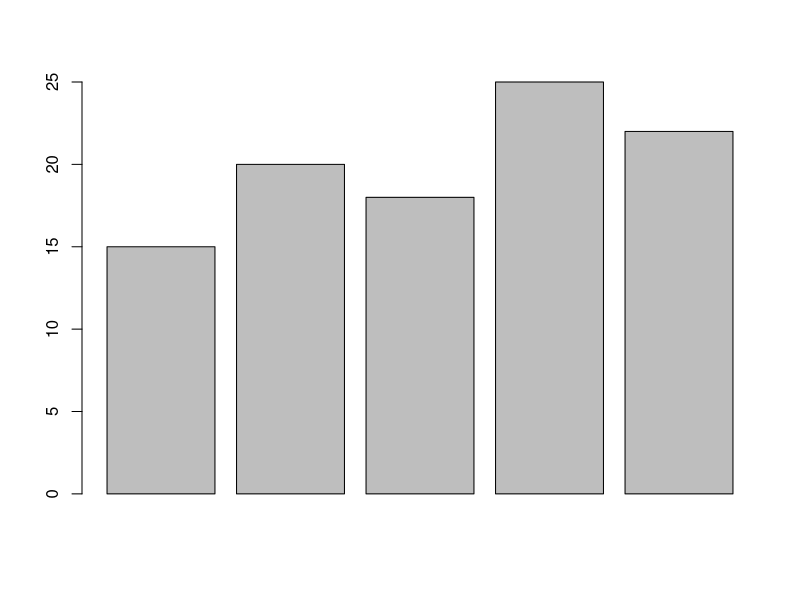
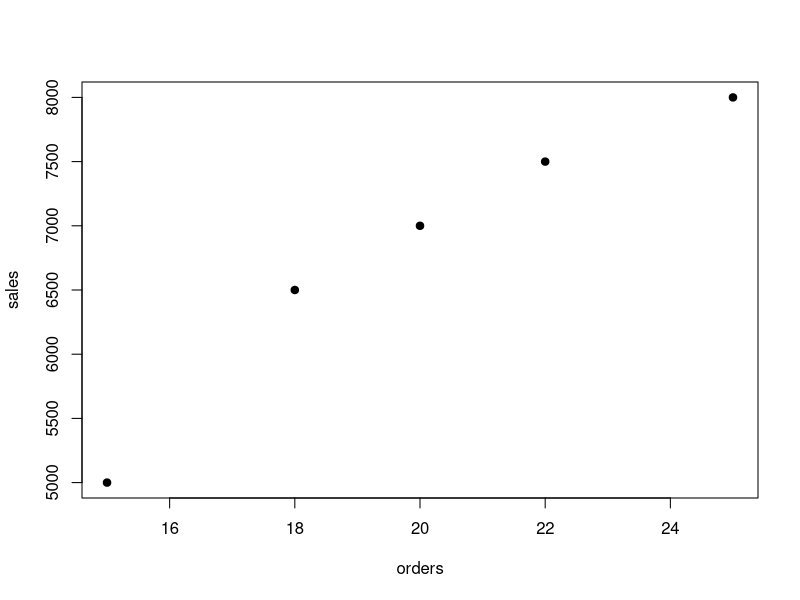
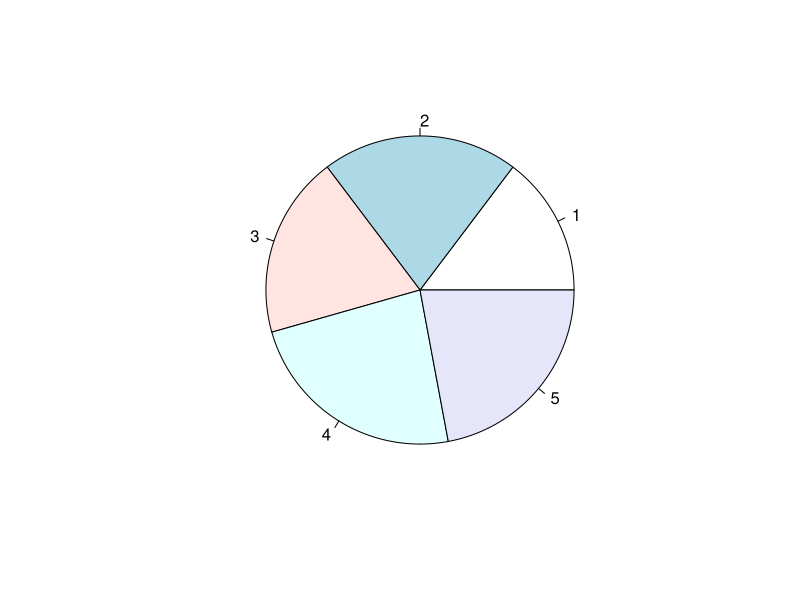

Reproduce these figures in R, in order.
orders<-c(15,20,18,25,22)
barplot(orders)

sales<-c(5000,7000,6500,8000,7500)
plot(orders,sales,pch=19)

pie(sales)

data.frame(orders,sales)
